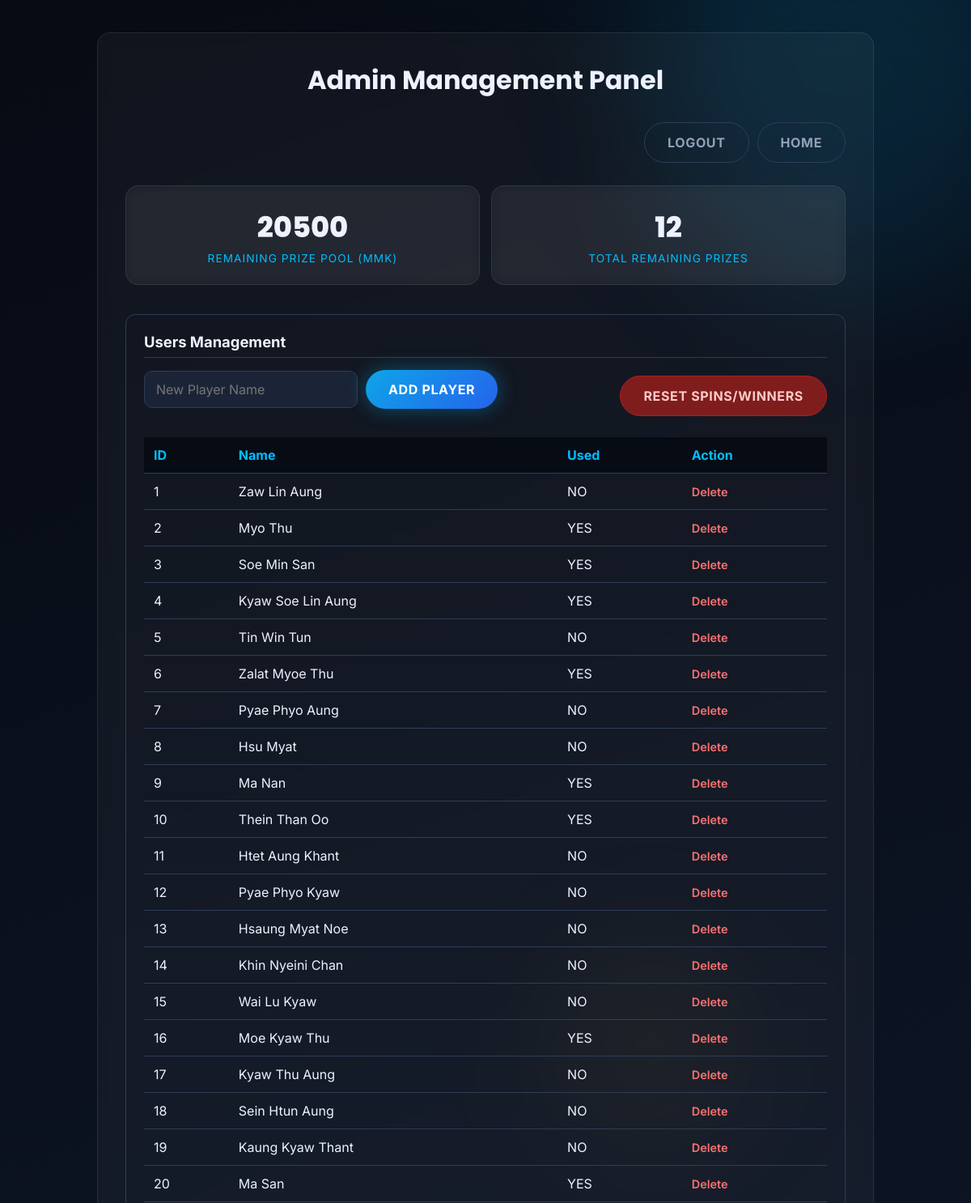
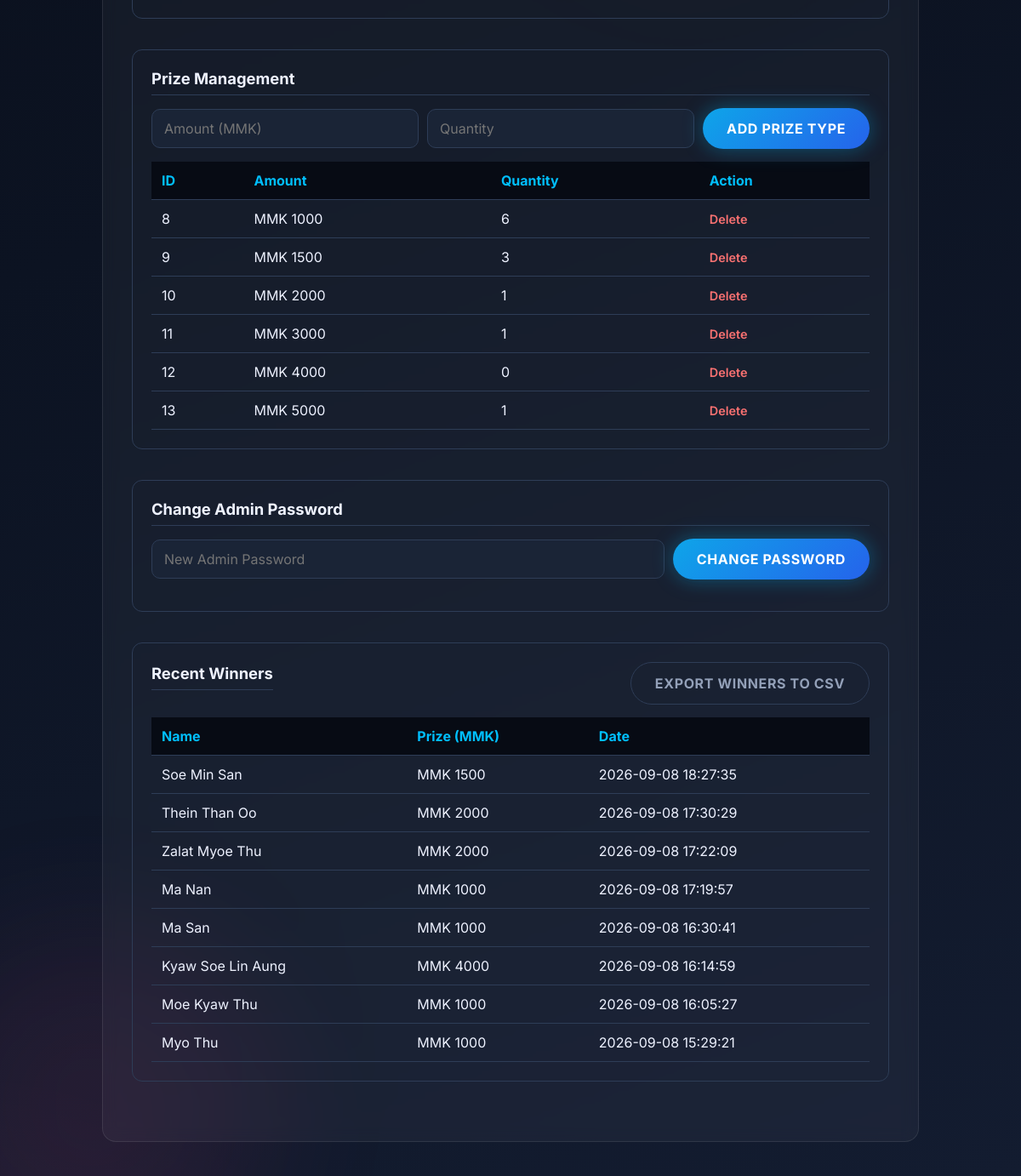
Page /admin_manage (signed in) on the committed database (2 pictures, top to bottom).
### tables this page shows
CREATE TABLE users (
                        id INTEGER PRIMARY KEY AUTOINCREMENT,
                        name TEXT UNIQUE,
                        used INTEGER DEFAULT 0
                    );

CREATE TABLE prizes (
                        id INTEGER PRIMARY KEY AUTOINCREMENT,
                        amount INTEGER,
                        quantity INTEGER
                    );

CREATE TABLE winners (
                        id INTEGER PRIMARY KEY AUTOINCREMENT,
                        name TEXT,
                        prize INTEGER,
                        date TEXT
                    );

### app.py (the view)
@app.route('/admin_manage', methods=['GET','POST'])
def admin_manage():
    if 'admin' not in session:
        return redirect('/admin_login')
    conn = get_db()
    users = conn.execute("SELECT * FROM users").fetchall()
    prizes = conn.execute("SELECT * FROM prizes").fetchall()
    winners = conn.execute("SELECT * FROM winners ORDER BY id DESC LIMIT 10").fetchall()
    total_prizes = sum(p['quantity'] for p in prizes)
    total_prize_pool = sum(p['amount'] * p['quantity'] for p in prizes)
    conn.close()
    return render_template("admin_manage.html", users=users, prizes=prizes, winners=winners, total_prizes=total_prizes, total_prize_pool=total_prize_pool)

### app.py (called while the page is built)
def format_currency_filter(value):
    if value is None:
        return "0"
    try:
        return locale.format_string("%d", int(value), grouping=True)
    except:
        return f"{value:,.0f}"

def get_db():
    conn = sqlite3.connect(DB)
    conn.row_factory = sqlite3.Row
    return conn

### templates/admin_manage.html (shortened to what this page needs)
{% extends "base.html" %}
{% block body_class %}admin-manage-body{% endblock %}
{% block content %}
<div class="admin-panel-container">
    <h1>Admin Management Panel</h1>
    <div class="admin-header-actions">
        <a href="{{ url_for('admin_logout') }}" class="btn btn-secondary">Logout</a>
        <a href="/" class="btn btn-secondary">Home</a>
    </div>
    <div class="admin-stats">
        <div class="stat-box">
            <div class="stat-value">{{ total_prize_pool | int | format_currency }}</div>
            <div class="stat-label">Remaining Prize Pool (MMK)</div>
        </div>
        <div class="stat-box">
            <div class="stat-value">{{ total_prizes }}</div>
            <div class="stat-label">Total Remaining Prizes</div>
        </div>
    </div>
    <div class="admin-section">
        <h2>Users Management</h2>
        <div class="form-actions">
            <form method="POST" action="{{ url_for('admin_add_user') }}" class="inline-form">
                <input type="text" name="name" placeholder="New Player Name" required>
                <button type="submit" class="btn btn-primary">Add Player</button>
            </form>
            <a href="{{ url_for('admin_reset') }}" class="btn btn-warning" onclick="return confirm('Are you sure you want to reset all user spins and delete winners?')">Reset Spins/Winners</a>
        </div>
        <table class="admin-table">
            <thead>
                <tr><th>ID</th><th>Name</th><th>Used</th><th>Action</th></tr>
            </thead>
            <tbody>
                {% for user in users %}
                <tr>
                    <td>{{ user.id }}</td>
                    <td>{{ user.name }}</td>
                    <td>{% if user.used %}YES{% else %}NO{% endif %}</td>
                    <td><a href="{{ url_for('admin_delete_user', id=user.id) }}" onclick="return confirm('Delete user {{ user.name }}?')" class="btn-delete">Delete</a></td>
                </tr>
                {% endfor %}
            </tbody>
        </table>
    </div>
    <div class="admin-section">
        <h2>Prize Management</h2>
        <form method="POST" action="{{ url_for('admin_add_prize') }}" class="inline-form">
            <input type="number" name="amount" placeholder="Amount (MMK)" required min="100">
            <input type="number" name="quantity" placeholder="Quantity" required min="1">
            <button type="submit" class="btn btn-primary">Add Prize Type</button>
        </form>
        <table class="admin-table">
            <thead>
                <tr><th>ID</th><th>Amount</th><th>Quantity</th><th>Action</th></tr>
            </thead>
            <tbody>
                {% for prize in prizes %}
                <tr>
                    <td>{{ prize.id }}</td>
                    <td>MMK {{ prize.amount | int | format_currency }}</td>
                    <td>{{ prize.quantity }}</td>
                    <td><a href="{{ url_for('admin_delete_prize', id=prize.id) }}" onclick="return confirm('Delete prize type MMK {{ prize.amount | int | format_currency }}?')" class="btn-delete">Delete</a></td>
                </tr>
                {% endfor %}
            </tbody>
        </table>
    </div>
    <div class="admin-section">
        <h2>Change Admin Password</h2>
        <form method="POST" action="{{ url_for('admin_change_password') }}" class="inline-form">
            <input type="password" name="password" placeholder="New Admin Password" required>
            <button type="submit" class="btn btn-primary">Change Password</button>
        </form>
    </div>
    <div class="admin-section">
        <div class="form-actions" style="margin-bottom: 5px;">
            <h2>Recent Winners</h2>
            <a href="{{ url_for('export_winners_csv') }}" class="btn btn-secondary">Export Winners to CSV</a>
        </div>
        <table class="admin-table">
            <thead>
                <tr><th>Name</th><th>Prize (MMK)</th><th>Date</th></tr>
            </thead>
            <tbody>
                {% for winner in winners %}
                <tr>
                    <td>{{ winner.name }}</td>
                    <td>MMK {{ winner.prize | int | format_currency }}</td>
                    <td>{{ winner.date }}</td>
                </tr>
                {% endfor %}
            </tbody>
        </table>
    </div>
</div>
{% endblock %}

### templates/base.html (shortened to what this page needs)
<!DOCTYPE html>
<html lang="en">
<head>
    <link rel="stylesheet" href="{{ url_for('static', filename='css/style.css') }}">
</head>
<body class="{% block body_class %}{% endblock %}">
    <div class="glow glow-1"></div>
    <div class="glow glow-2"></div>
    <div class="glow glow-3"></div>
    <div class="content">
        {% block content %}{% endblock %}
    </div>
</body>
</html>

### rows in the picture
users: id "1", name "Zaw Lin Aung", used "NO"
users: id "2", name "Myo Thu", used "YES"
users: id "3", name "Soe Min San", used "YES"
users: id "4", name "Kyaw Soe Lin Aung", used "YES"
users: id "5", name "Tin Win Tun", used "NO"
users: id "6", name "Zalat Myoe Thu", used "YES"
users: id "7", name "Pyae Phyo Aung", used "NO"
users: id "8", name "Hsu Myat", used "NO"
users: id "9", name "Ma Nan", used "YES"
users: id "10", name "Thein Than Oo", used "YES"
users: id "11", name "Htet Aung Khant", used "NO"
users: id "12", name "Pyae Phyo Kyaw", used "NO"
users: id "13", name "Hsaung Myat Noe", used "NO"
users: id "14", name "Khin Nyeini Chan", used "NO"
users: id "15", name "Wai Lu Kyaw", used "NO"
users: id "16", name "Moe Kyaw Thu", used "YES"
users: id "17", name "Kyaw Thu Aung", used "NO"
users: id "18", name "Sein Htun Aung", used "NO"
users: id "19", name "Kaung Kyaw Thant", used "NO"
users: id "20", name "Ma San", used "YES"
prizes: id "8", amount "1000", quantity "6"
prizes: id "9", amount "1500", quantity "3"
prizes: id "10", amount "2000", quantity "1"
prizes: id "11", amount "3000", quantity "1"
prizes: id "12", amount "4000", quantity "0"
prizes: id "13", amount "5000", quantity "1"
winners: name "Soe Min San", prize "1500", date "2026-09-08 18:27:35"
winners: name "Thein Than Oo", prize "2000", date "2026-09-08 17:30:29"
winners: name "Zalat Myoe Thu", prize "2000", date "2026-09-08 17:22:09"
winners: name "Ma Nan", prize "1000", date "2026-09-08 17:19:57"
winners: name "Ma San", prize "1000", date "2026-09-08 16:30:41"
winners: name "Kyaw Soe Lin Aung", prize "4000", date "2026-09-08 16:14:59"
winners: name "Moe Kyaw Thu", prize "1000", date "2026-09-08 16:05:27"
winners: name "Myo Thu", prize "1000", date "2026-09-08 15:29:21"

### other values in the picture
{{ total_prize_pool | int | format_currency }} "20500"
{{ total_prizes }} "12"
